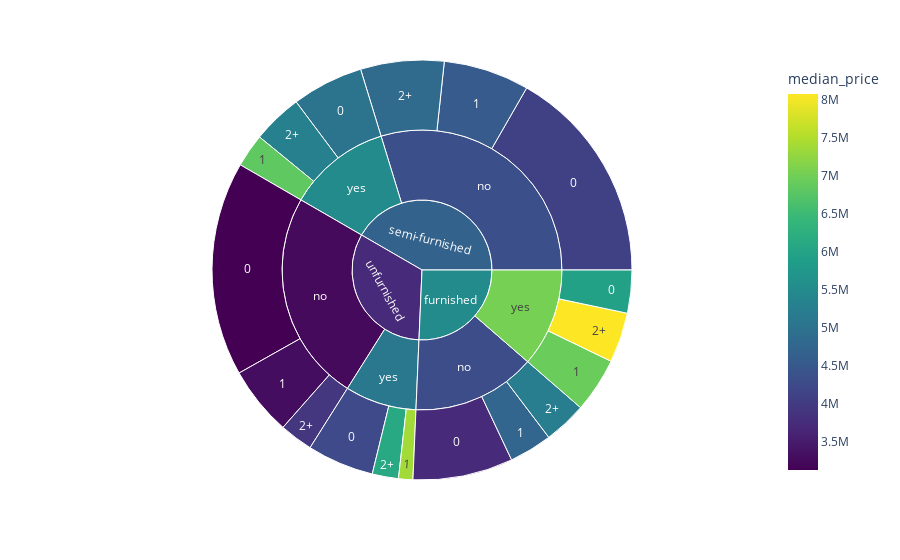

Notebook code for this chart:
### Markdown cell above
Sunburst visualization  for price segments

### Code cell
df["parking_cat"] = df["parking"].astype(str)
df.loc[df["parking"] >= 2, "parking_cat"] = "2+"
sun_data = (
    df
    .groupby(["furnishingstatus", "airconditioning", "parking_cat"])
    .agg(
        count=("price", "size"),
        median_price=("price", "median")
    )
    .reset_index()
)
print("segments", len(sun_data))
fig = px.sunburst(
    sun_data,
    path=["furnishingstatus", "airconditioning", "parking_cat"],
    values="count",
    color="median_price",
    color_continuous_scale="Viridis",
)
fig.show()

### Figure 1 — Plotly figure (JSON) as saved in the notebook; plotly's stock layout.template omitted (floating-point values rounded to 4 significant figures)
{"data": [{"branchvalues": "total", "customdata": [[3706000.0], [4746000.0], [5215000.0], [5950000.0], [6930000.0], [8081000.0], [4095000.0], [4550000.0], [4830000.0], [5022000.0], [6842000.0], [5285000.0], [3122000.0], [3290000.0], [3920000.0], [4235000.0], [7385000.0], [6090000.0], [4294000.0], [7035000.0], [4355000.0], [5499000.0], [3243000.0], [5108000.0], [5508000.0], [4683000.0], [3714000.0]], "domain": {"x": [0, 1], "y": [0, 1]}, "hovertemplate": "labels=%{label}<br>count=%{value}<br>parent=%{parent}<br>id=%{id}<br>median_price=%{color}<extra></extra>", "ids": ["furnished/no/0", "furnished/no/1", "furnished/no/2+", "furnished/yes/0", "furnished/yes/1", "furnished/yes/2+", "semi-furnished/no/0", "semi-furnished/no/1", "semi-furnished/no/2+", "semi-furnished/yes/0", "semi-furnished/yes/1", "semi-furnished/yes/2+", "unfurnished/no/0", "unfurnished/no/1", "unfurnished/no/2+", "unfurnished/yes/0", "unfurnished/yes/1", "unfurnished/yes/2+", "furnished/no", "furnished/yes", "semi-furnished/no", "semi-furnished/yes", "unfurnished/no", "unfurnished/yes", "furnished", "semi-furnished", "unfurnished"], "labels": ["0", "1", "2+", "0", "1", "2+", "0", "1", "2+", "0", "1", "2+", "0", "1", "2+", "0", "1", "2+", "no", "yes", "no", "yes", "no", "yes", "furnished", "semi-furnished", "unfurnished"], "marker": {"coloraxis": "coloraxis", "colors": [3706000.0, 4746000.0, 5215000.0, 5950000.0, 6930000.0, 8081000.0, 4095000.0, 4550000.0, 4830000.0, 5022000.0, 6842000.0, 5285000.0, 3122000.0, 3290000.0, 3920000.0, 4235000.0, 7385000.0, 6090000.0, 4294000.0, 7035000.0, 4355000.0, 5499000.0, 3243000.0, 5108000.0, 5508000.0, 4683000.0, 3714000.0]}, "name": "", "parents": ["furnished/no", "furnished/no", "furnished/no", "furnished/yes", "furnished/yes", "furnished/yes", "semi-furnished/no", "semi-furnished/no", "semi-furnished/no", "semi-furnished/yes", "semi-furnished/yes", "semi-furnished/yes", "unfurnished/no", "unfurnished/no", "unfurnished/no", "unfurnished/yes", "unfurnished/yes", "unfurnished/yes", "furnished", "furnished", "semi-furnished", "semi-furnished", "unfurnished", "unfurnished", "", "", ""], "type": "sunburst", "values": [42.0, 18.0, 18.0, 18.0, 23.0, 21.0, 91.0, 36.0, 35.0, 30.0, 14.0, 21.0, 90.0, 29.0, 14.0, 28.0, 6.0, 11.0, 78.0, 62.0, 162.0, 65.0, 133.0, 45.0, 140.0, 227.0, 178.0]}], "layout": {"coloraxis": {"colorbar": {"title": {"text": "median_price"}}, "colorscale": [[0, "#440154"], [0.1111, "#482878"], [0.2222, "#3e4989"], [0.3333, "#31688e"], [0.4444, "#26828e"], [0.5556, "#1f9e89"], [0.6667, "#35b779"], [0.7778, "#6ece58"], [0.8889, "#b5de2b"], [1, "#fde725"]]}, "legend": {"tracegroupgap": 0}, "margin": {"t": 60}}}
